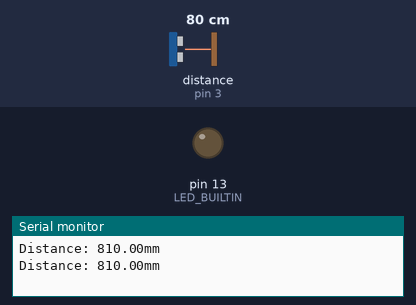
The sketch below on a simulated Arduino Uno, built with avr-gcc and run on an emulated ATmega328P. Parts: output pins drawn as LEDs (lit = HIGH), the last lines printed to the serial monitor. The test bench sets the inputs (shaded band); at power-on: distance to the obstacle (sensor on pin 3) 80 cm. The echo pulse lasts 58.3 µs per cm.

Above: at 1.8 s.
1.9 s: distance to the obstacle (sensor on pin 3) set to 22 cm
3.4 s: distance to the obstacle (sensor on pin 3) set to 18 cm
At 4.4 s:
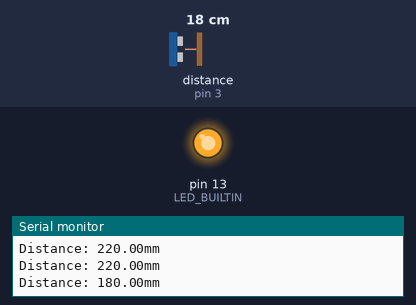
5.5 s: distance to the obstacle (sensor on pin 3) set to 35 cm
At 7.2 s:
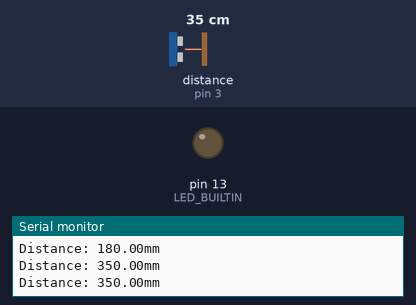
7.5 s: distance to the obstacle (sensor on pin 3) set to 2 cm
At 9.0 s:
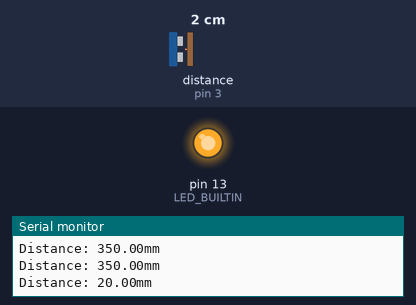
Timing chart, 0 to 10.5 s (numbered marks = the images above; inputs shaded):
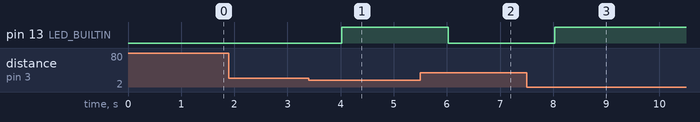

Measured:
- the behaviour switches between 21 and 20 cm on distance to the obstacle (sensor on pin 3) (found by bisection; images 0 and 1)
- after the input at 3.4 s, pin 13 (LED_BUILTIN): LOW → HIGH after 0.62 s
- after the input at 5.5 s, pin 13 (LED_BUILTIN): HIGH → LOW after 0.53 s
- after the input at 7.5 s, pin 13 (LED_BUILTIN): LOW → HIGH after 0.53 s

The sketch:

homework_20230329.ino
```cpp
///////////////////////////// sonar //////////////////////////////////
#include <NewPing.h>

#define SONAR_NUM 1      // Number of sensors.
#define MAX_DISTANCE 150 // Maximum distance (in cm) to ping.


#define Front 0


#define TRIG1 2 //초음파 센서 1번 Trig 핀 번호
#define ECHO1 3 //초음파 센서 1번 Echo 핀 번호

NewPing sonar(TRIG1, ECHO1, MAX_DISTANCE);

///////////////////////////// L298 //////////////////////////////////////

void setup()
{
  pinMode(LED_BUILTIN, OUTPUT);
  Serial.begin(115200);
}

long sonar_front(void)
{
  long duration, distance;

  digitalWrite(TRIG1, HIGH);
  delayMicroseconds(10);
  digitalWrite(TRIG1, LOW);

  duration = pulseIn(ECHO1, HIGH);
  distance = ((float)(340 * duration) / 1000) / 2;

  return distance;
}
void loop()
{
  float front_sonar = 0.0;

  front_sonar = sonar.ping_cm()*10;
  if(front_sonar == 0.0)  front_sonar = MAX_DISTANCE;

  Serial.print("Distance: ");
  Serial.print(front_sonar);  //   거리 출력
  Serial.println("mm");

  if((front_sonar > 0) && (front_sonar <= 200.0))
  {  // 200mm보다 가까우면 LED 켜짐, 멀어지면 LED 꺼짐
    digitalWrite(LED_BUILTIN, HIGH);   // LED 켜짐
    delay(1000);  //  1초동안 켜짐
  }
  else
  {
    digitalWrite(LED_BUILTIN, LOW);    // LED 꺼짐
    delay(1000);  //  1초동안 꺼짐
  }
}
```
